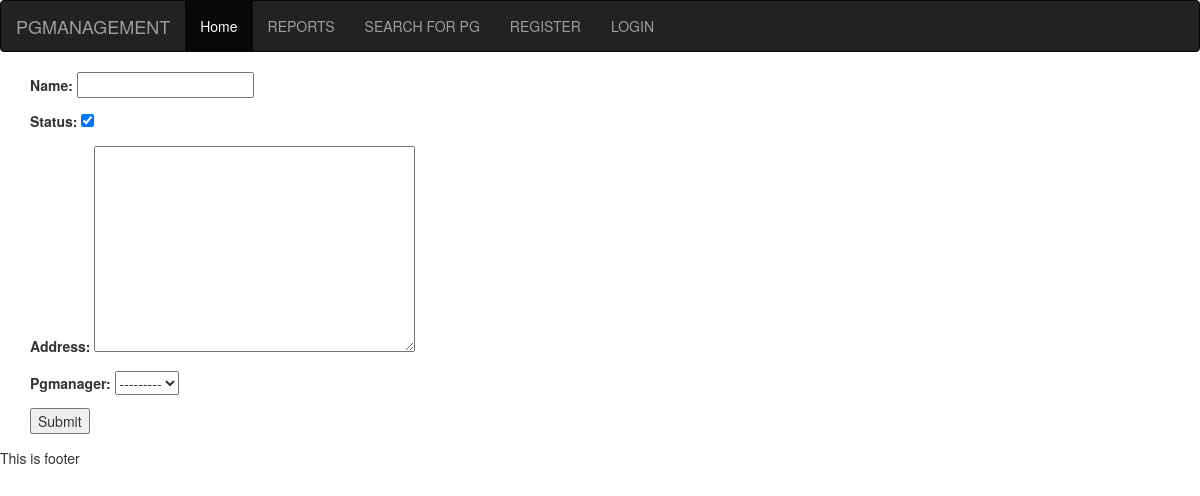
Page /pg_create/ on the earlier database version.
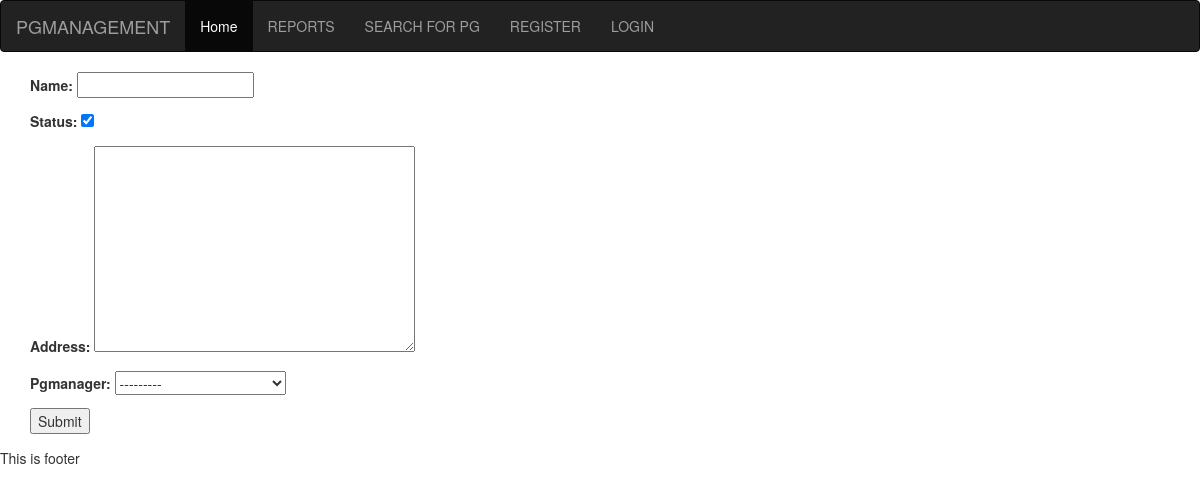
Same page on the later database version.
### pgmanager/models.py (models this page shows)
class AbstractPGManager(models.Model):
	name=models.CharField(max_length=60,
		validators=[namevalidation])
	status = models.BooleanField(default=True)
	class Meta:
		abstract=True

class PGManager(AbstractPGManager):
	gender_choices = [('M',"Male"),
						("F","Female")]
	gender=models.CharField(choices=gender_choices,
		max_length=2)
	cell = models.CharField(max_length=14,
		validators=[cellvalidation], unique=True)
	email = models.EmailField(unique=True)
	def __str__(self):
		return "%s, %s"%(self.name,self.cell)

### pgmanager/templates/pgmanager/pg_form.html (shortened to what this page needs)
{% extends 'pgmanager/base.html'%}
{% block content %}
<form method="post">
	{{ form.as_p}}
<input type="submit" name="">
</form>
{% endblock %}

Differences in the rows shown:
added PGManager: status "☑"
Other differences:
form field status: "☑" → (not shown)
